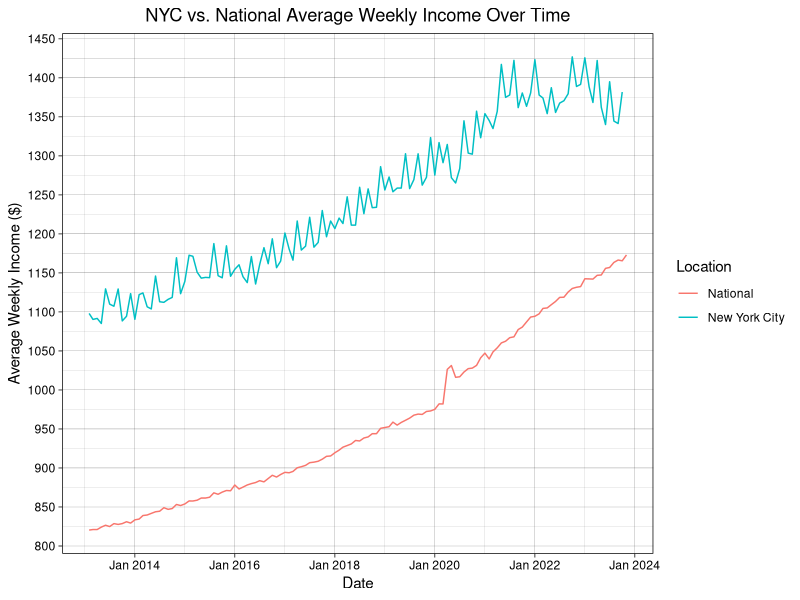
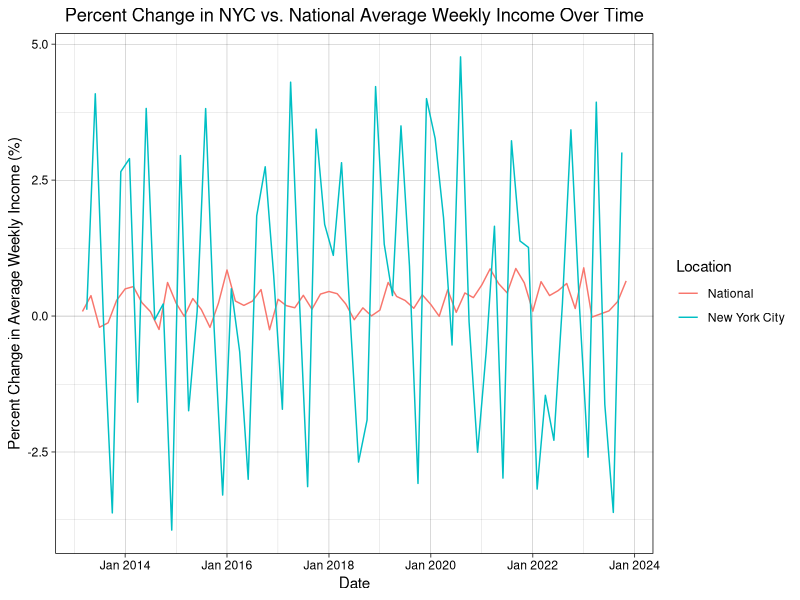
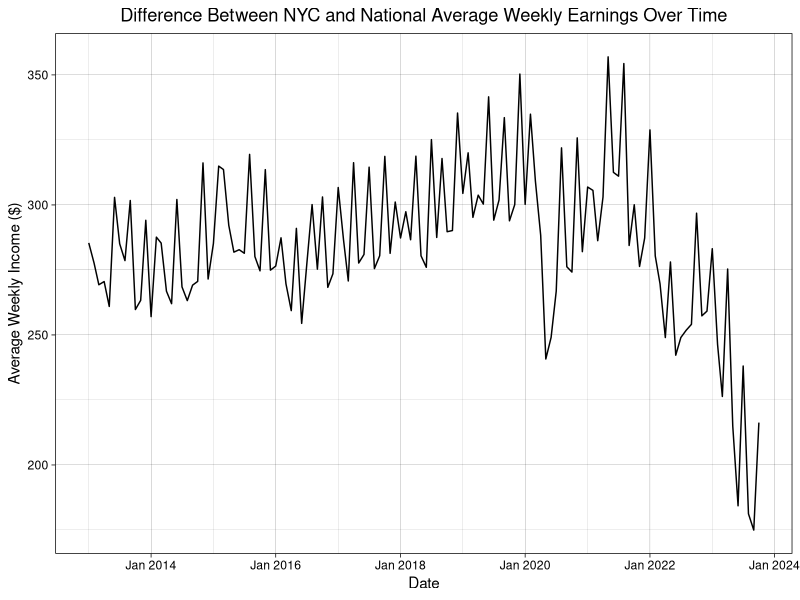
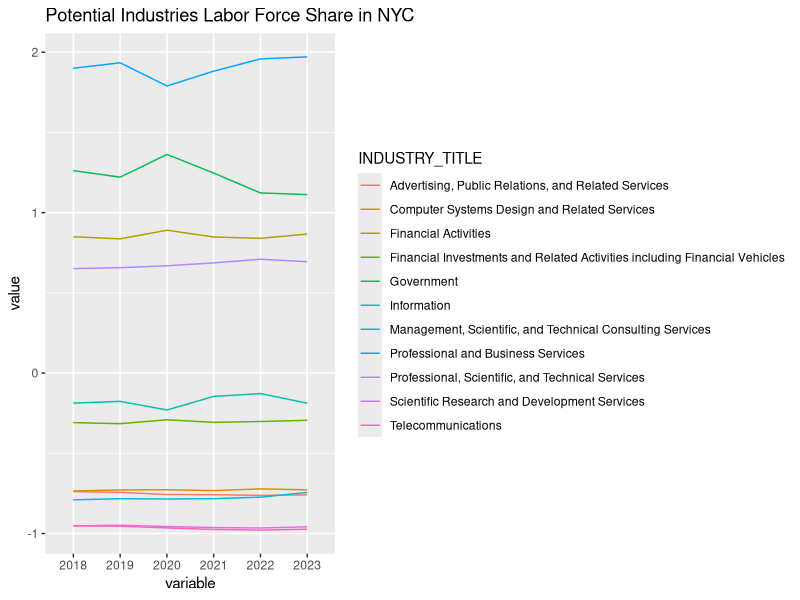
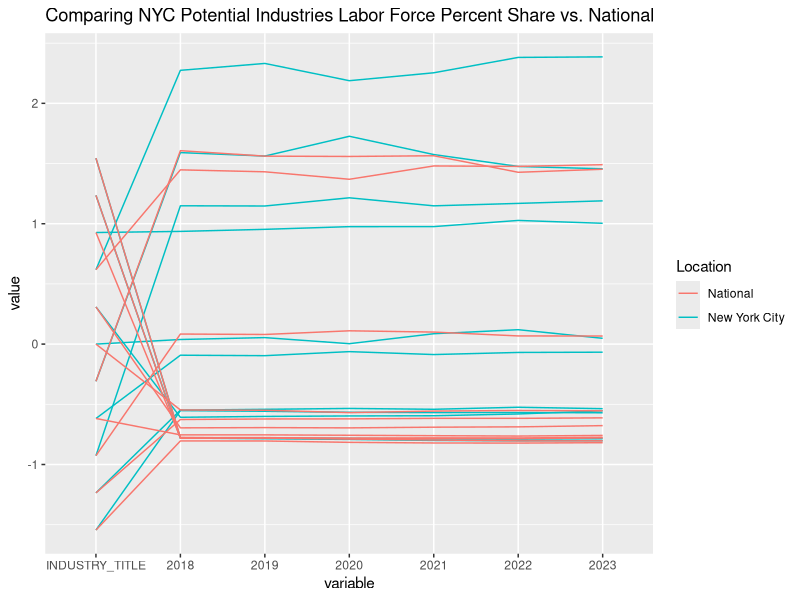

R code for these plots, in order:
## ---- chunk 1
library(ggplot2)
library(tidyr)
library(dplyr)
library(GGally)
## ---- chunk 2

nyc_weekly_earnings <- read.csv("nyc_weekly_earnings.csv")

for (col in c("Jan", "Feb", "Mar", "Apr", "May", "Jun", "Jul", "Aug", "Sep", "Oct", "Nov"
              , "Dec", "Annual")) {
  nyc_weekly_earnings[[col]] <- as.numeric(gsub("[\\$,]", "", nyc_weekly_earnings[[col]]))
}

nyc_weekly_earnings <- subset(nyc_weekly_earnings, Year >= 2013)

nyc_weekly_earnings <- nyc_weekly_earnings |> dplyr::select(-Annual)

national_weekly_earnings <- read.csv("Average weekly earnings of all employees, total private, seasonally adjusted-national.csv")

## ---- chunk 3

nyc_weekly_earnings <- pivot_longer(nyc_weekly_earnings, cols = -Year, names_to = "Month", values_to = "Value")
national_weekly_earnings <- pivot_longer(national_weekly_earnings, cols = -Year, names_to = "Month", values_to = "Value")

nyc_weekly_earnings$Location <- "New York City"

national_weekly_earnings$Location <- "National"

weekly_earnings <- rbind(nyc_weekly_earnings, national_weekly_earnings)

weekly_earnings$Date <- as.Date(paste(weekly_earnings$Year, weekly_earnings$Month, "01", sep = "-"), format = "%Y-%b-%d")

weekly_earnings <- weekly_earnings |>
  mutate(PercentChange = c(((Value - lag(Value)) / lag(Value)) * 100))

weekly_earnings <- na.omit(weekly_earnings)

ggplot(weekly_earnings, aes(x = Date, y = Value, color = Location)) +
  geom_line() +
  labs(title = "NYC vs. National Average Weekly Income Over Time",
       x = "Date",
       y = "Average Weekly Income ($)")+
  theme_linedraw()+
  scale_x_date(date_breaks = "2 year", date_labels = "%b %Y")+
  scale_y_continuous(breaks = seq(800, 1450, by = 50))+
  theme(plot.title = element_text(hjust = 0.5))

## ---- chunk 4
weekly_earnings <- weekly_earnings |>
  mutate(PercentChange = c(((Value - lag(Value)) / lag(Value)) * 100))

subsampled_df <- weekly_earnings |> slice(seq(1, n(), by = 2))

subsampled_df <- na.omit(subsampled_df)


ggplot(subsampled_df, aes(x = Date, y = PercentChange, color = Location)) +
  geom_line() +
  labs(title = "Percent Change in NYC vs. National Average Weekly Income Over Time",
       x = "Date",
       y = "Percent Change in Average Weekly Income (%)")+
  theme_linedraw()+
  scale_x_date(date_breaks = "2 year", date_labels = "%b %Y")+
  theme(plot.title = element_text(hjust = 0.5))
## ---- chunk 5

nyc_weekly_earnings$Difference <- nyc_weekly_earnings$Value - national_weekly_earnings$Value

nyc_weekly_earnings$Date <- as.Date(paste(nyc_weekly_earnings$Year, nyc_weekly_earnings$Month, "01", sep = "-"), format = "%Y-%b-%d")

nyc_weekly_earnings <- na.omit(nyc_weekly_earnings)

ggplot(nyc_weekly_earnings, aes(x = Date, y = Difference)) +
  geom_line() +
  labs(title = "Difference Between NYC and National Average Weekly Earnings Over Time",
       x = "Date",
       y = "Average Weekly Income ($)")+
  theme_linedraw()+
  scale_x_date(date_breaks = "2 year", date_labels = "%b %Y")+
  theme(plot.title = element_text(hjust = 0.5))

## ---- chunk 6

NYC_stats <- read.csv("NYC Employment Statistics.csv")

NYC_stats <- NYC_stats |> dplyr::select(c(YEAR, INDUSTRY_TITLE, JUN))

NYC_stats <- subset(NYC_stats, INDUSTRY_TITLE %in% c("Information", "Telecommunications",
"Financial Activities", "Financial Investments and Related Activities including Financial Vehicles", "Professional and Business Services", "Professional, Scientific, and Technical Services", "Computer Systems Design and Related Services", "Management, Scientific, and Technical Consulting Services", "Scientific Research and Development Services", "Advertising, Public Relations, and Related Services", "Government"))

NYC_stats$NYC_Values <- NYC_stats$JUN

NYC_stats$Year <- NYC_stats$YEAR

NYC_stats <- NYC_stats |> dplyr::select(-JUN)

NYC_stats <- NYC_stats |> dplyr::select(-YEAR)

NYC_stats <- subset(NYC_stats, Year >= 2013)

NYC_stats$NYC_Values <- as.numeric(NYC_stats$NYC_Values)

## ---- chunk 7

telecoms <- read.csv("Telecommunications-national.csv")
SciRe <- read.csv("Scientific research and development-national.csv")
ProSciTech <- read.csv("Professional,scientific,and technical services-national.csv")
ProBuss <- read.csv("Professional and Business Services-national.csv")
ManSciTech <- read.csv("Management, scientific, and technical consulting services-national.csv")
Info <- read.csv("Information(news) - national.csv")
Gov <- read.csv("Government-national.csv")
FinInv <- read.csv("Financial Investments-national.csv")
FinAct <- read.csv("Financial Activities-national.csv")
CompSys <- read.csv("Computer systems design and related services-national.csv")
Advert <- read.csv("Advertising, public relations, and related services-national.csv")


telecoms$INDUSTRY_TITLE <- "Telecommunications"
SciRe$INDUSTRY_TITLE <- "Scientific Research and Development Services"
ProSciTech$INDUSTRY_TITLE <- "Professional, Scientific, and Technical Services"
ProBuss$INDUSTRY_TITLE <- "Professional and Business Services"
ManSciTech$INDUSTRY_TITLE <- "Management, Scientific, and Technical Consulting Services"
Info$INDUSTRY_TITLE <- "Information"
Gov$INDUSTRY_TITLE <- "Government"
FinInv$INDUSTRY_TITLE <- "Financial Investments and Related Activities including Financial Vehicles"
FinAct$INDUSTRY_TITLE <- "Financial Activities"
CompSys$INDUSTRY_TITLE <- "Computer Systems Design and Related Services"
Advert$INDUSTRY_TITLE <- "Advertising, Public Relations, and Related Services"


national_stats <- rbind(telecoms, SciRe, ProSciTech, ProBuss, ManSciTech, Info, Gov, FinInv,
                        FinAct, CompSys, Advert)

national_stats <- national_stats |> dplyr::select(c(Year, INDUSTRY_TITLE, Jun))

national_stats <- pivot_longer(national_stats, cols = -c(Year, INDUSTRY_TITLE), names_to = "Month", values_to = "National_Values")

national_stats <- national_stats |> dplyr::select(-Month)

## ---- chunk 8

NYC_stats_wide <- spread(NYC_stats, key = Year, value = NYC_Values)

national_stats_wide <- spread(national_stats, key = Year, value = National_Values)

NYC_stats_wide$Location <- "New York City"

national_stats_wide$Location <- "National"

national_stats_wide$"2018" <- (national_stats_wide$"2018" / 162210) * 100
NYC_stats_wide$"2018" <- (NYC_stats_wide$"2018" / 4262.878) * 100
national_stats_wide$"2019" <- (national_stats_wide$"2019" / 163073) * 100
NYC_stats_wide$"2019" <- (NYC_stats_wide$"2019" / 4261.786) * 100
national_stats_wide$"2020" <- (national_stats_wide$"2020" / 159900) * 100
NYC_stats_wide$"2020" <- (NYC_stats_wide$"2020" / 4061.283) * 100
national_stats_wide$"2021" <- (national_stats_wide$"2021" / 161192) * 100
NYC_stats_wide$"2021" <- (NYC_stats_wide$"2021" / 4116.222) * 100
national_stats_wide$"2022" <- (national_stats_wide$"2022" / 164002) * 100
NYC_stats_wide$"2022" <- (NYC_stats_wide$"2022" / 4099.68) * 100
national_stats_wide$"2023" <- (national_stats_wide$"2023" / 166951) * 100
NYC_stats_wide$"2023" <- (NYC_stats_wide$"2023" / 4184.884) * 100

stats <- rbind(NYC_stats_wide, national_stats_wide)

ggparcoord(NYC_stats_wide, columns = c(7:12), groupColumn = 1, title = "Potential Industries Labor Force Share in NYC")
## ---- chunk 9

ggparcoord(stats, columns = c(1, 7:12), groupColumn = 13, title = "Comparing NYC Potential Industries Labor Force Percent Share vs. National")
  
